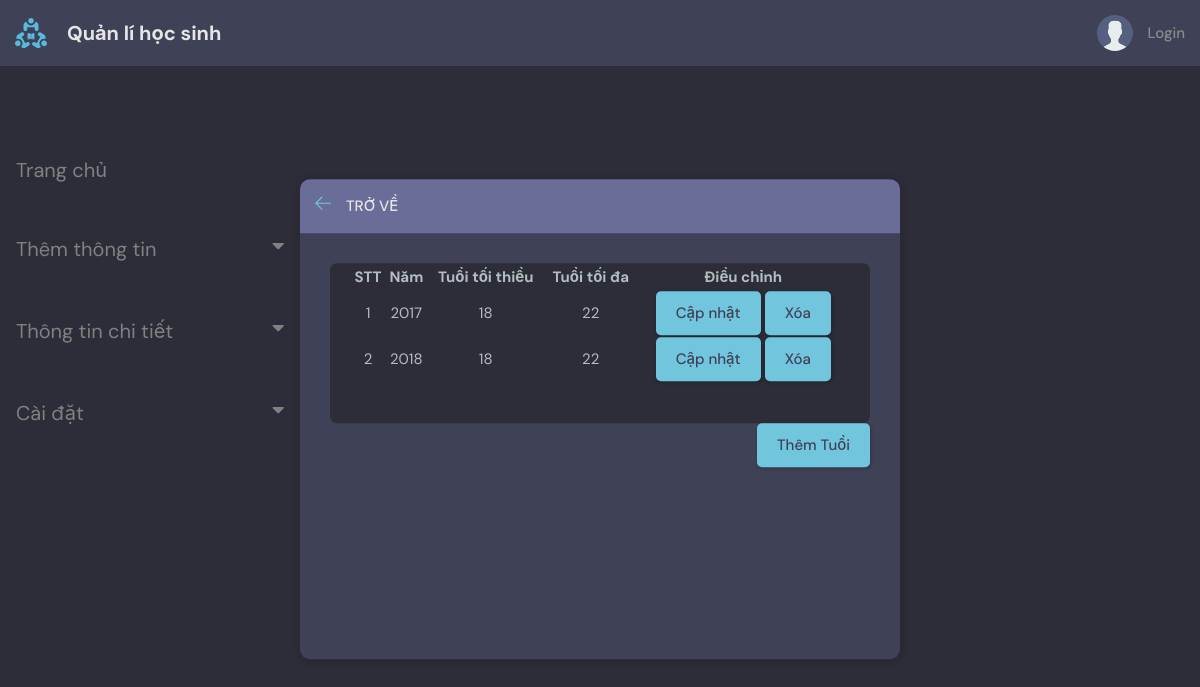
The page /quanlidotuoi/ on the database as committed earlier.
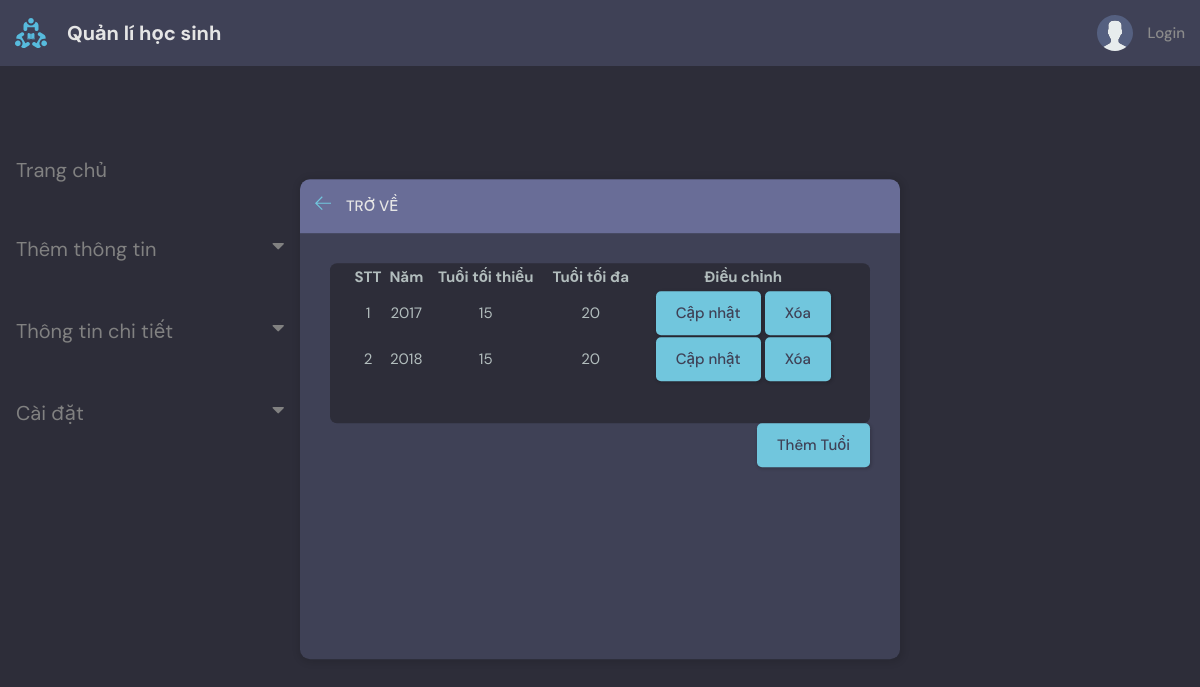
The same page on the database as committed later.
### base/models.py (models this page shows, shortened)
class Age(models.Model):
    year = models.CharField(max_length=200, unique=True)
    max_age = models.IntegerField(null=False)
    min_age = models.IntegerField(null=False)

### base/views.py (the view)
def quanlidotuoi(request):
    age = Age.objects.all()
    context = {'age': age}
    return render(request, 'base/quanlidotuoi.html', context=context)

### base/templates/base/quanlidotuoi.html
{% extends 'main.html' %}
{% block content %}
<main class = "create-room layout">
    <div class="container">
        {% include 'base/topics_component.html' %}
      <div class="layout__box">
        <div class="layout__boxHeader">
            <div class="layout__boxTitle">
              <a href="{% url 'home' %}">
                <svg version="1.1" xmlns="http://www.w3.org/2000/svg" width="32" height="32" viewBox="0 0 32 32">
                  <title>arrow-left</title>
                  <path
                    d="M13.723 2.286l-13.723 13.714 13.719 13.714 1.616-1.611-10.96-10.96h27.625v-2.286h-27.625l10.965-10.965-1.616-1.607z">
                  </path>
                </svg>
              </a>
              <h3>Trở về</h3>
            </div>
          </div>
          <div class="layout__body">
                <div class="threads scroll">
                    <table style="width: 100%">
                        <tr>
                            <th>STT </th>
                            <th>Năm </th>
                            <th>Tuổi tối thiểu </th>
                            <th>Tuổi tối đa </th>
                            <th>Điều chỉnh </th>
                        </tr>
                        {% for year in age %}
                        <tr>
                            <td>{{forloop.counter }} </td>
                            <td>{{year.year}}</td>
                            <td>{{year.min_age}}</td>
                            <td>{{year.max_age}}</td>
                            <td>
                                <a href="{% url 'capNhatTuoi' year.id %}" class="btn btn--main">Cập nhật</a>
                                <a href="{% url 'xoaTuoi' year.id %}" onclick="return confirm('Xác nhận xóa tuổi này ?')" class="btn btn--main">Xóa</a>
                            </td>
                        </tr>
                    {% endfor %}
                    </table>
                </div>
                    <div class="form__action">
                        <a href="{% url 'themTuoi' %}" type="button" class="btn btn--main">Thêm Tuổi</a>
                    </div>
        </div>
    </div>
</main>
{% endblock content %}

Rows that differ between the two databases and show on the page:
changed Age (number 1 of 2 on the later page): min_age "18" → "15"; max_age "22" → "20"
changed Age (number 2 of 2 on the later page): min_age "18" → "15"; max_age "22" → "20"
